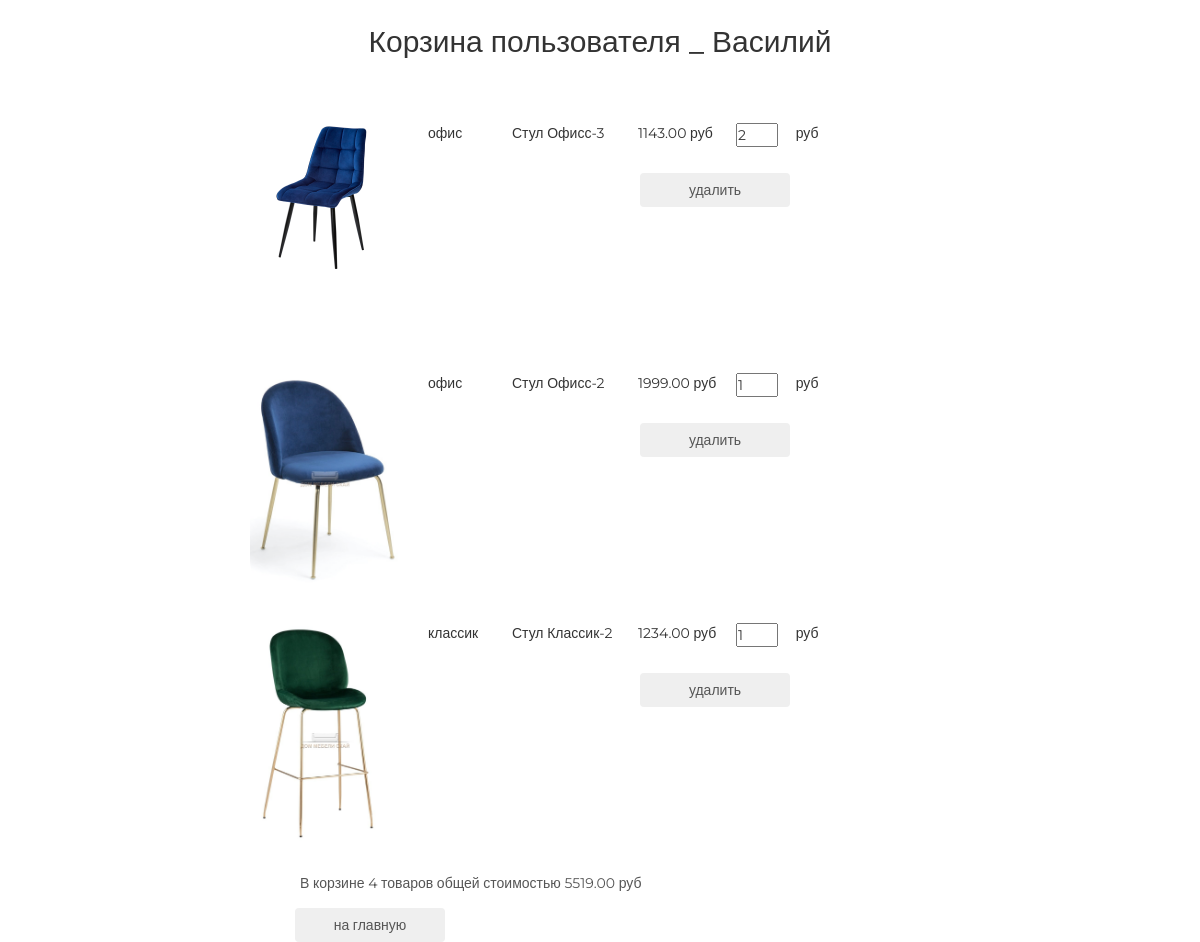
The app's page /basket/ (signed in), older data.
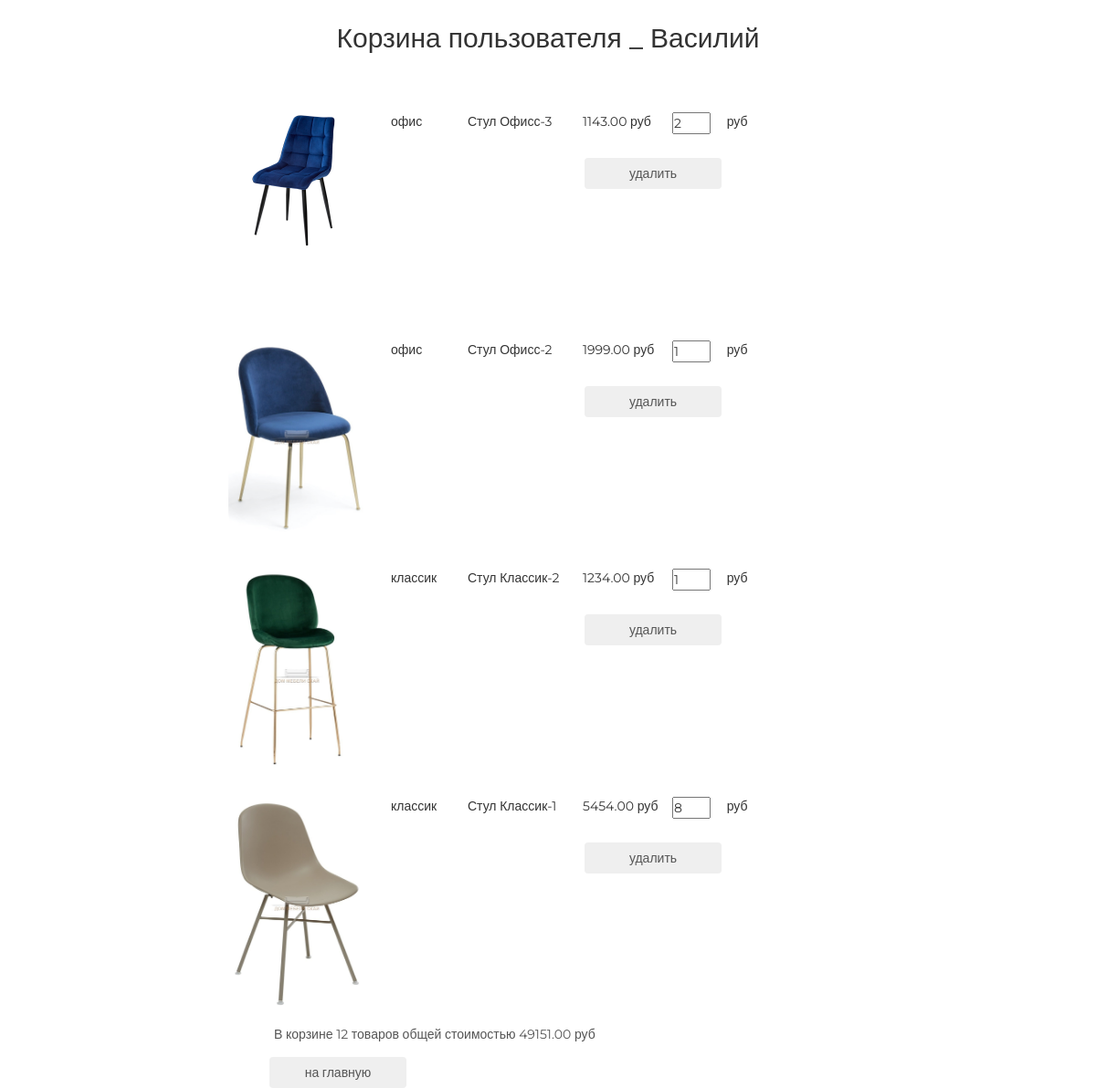
The same page, newer data.
### basket/models.py (models this page shows, shortened)
class Basket(models.Model):
    user = models.ForeignKey(settings.AUTH_USER_MODEL, on_delete=models.CASCADE, related_name='basket')
    product = models.ForeignKey(Product, on_delete=models.CASCADE)
    quantity = models.PositiveSmallIntegerField(default=0)
    add_datatime = models.DateTimeField(auto_now_add=True)
    class Meta:
        verbose_name = 'Корзина'
        verbose_name_plural = 'Корзина'
    @property
    def product_cost(self):
        return self.product.price * self.quantity
    @property
    def total_quantity(self):
        _items = Basket.objects.filter(user=self.user)
        _totalquantity = sum(list(map(lambda x: x.quantity, _items)))
        return _totalquantity
    @property
    def total_cost(self):
        _items = Basket.objects.filter(user=self.user)
        _totalcost = sum(list(map(lambda x: x.product_cost, _items)))
        return _totalcost

### mainapp/models.py (models this page shows, shortened)
class Product(models.Model):
    category = models.ForeignKey(ProductCategory, on_delete=models.CASCADE, verbose_name='Категория')
    name = models.CharField(max_length=128, verbose_name='Наименование')
    image = models.ImageField(upload_to='products', blank=True, verbose_name='Изображение')
    short_desc = models.CharField(max_length=255, verbose_name='Краткое описание')
    description = models.TextField(verbose_name='Описание')
    price = models.DecimalField(decimal_places=2, max_digits=10, default=0, verbose_name='Цена')
    quantity = models.PositiveSmallIntegerField(default=0, verbose_name='Количество')
    is_active = models.BooleanField(default=True, verbose_name='Запись активна')
    updated_at = models.DateTimeField(auto_now=True, null=True, blank=True)
    created_at = models.DateTimeField(auto_now_add=True, null=True, blank=True)
    class Meta:
        verbose_name = 'Продукты'
        verbose_name_plural = 'Продукты'
        ordering = ('-id',)

class ProductCategory(models.Model):
    name = models.CharField(verbose_name='Наименование', max_length=64, unique=True)
    description = models.TextField(verbose_name='Описание')
    is_active = models.BooleanField(default=True, verbose_name='Запись активна')
    class Meta:
        verbose_name = 'Категория'
        verbose_name_plural = 'Категория'
        ordering = ('-id',)

### authapp/models.py (models this page shows, shortened)
class UserProfile(AbstractUser):
    avatar = models.ImageField(upload_to='avatar', blank=True, verbose_name='Аватар')
    age = models.PositiveIntegerField(verbose_name='Возраст', blank=True)
    is_superuser = models.BooleanField(default=False, verbose_name='Администратор')
    activate_key = models.CharField(max_length=128, verbose_name='Код активации', blank=True, null=True)
    activate_key_expired = models.DateTimeField(blank=True, null=True)
    class Meta:
        verbose_name = 'Пользователь'
        verbose_name_plural = 'Пользователь'

### basket/views.py (the view)
# urls.py: path('', basket.view,  name='view'),
@login_required
def view(request, pk=None):
    title = 'Корзина товаров'
    basket_items = Basket.objects.filter(user=request.user).order_by('product__category')
    context = {
        'title': title,
        'basket_items': basket_items,
    }
    return render(request, 'basket/basket.html', context)

### mainapp/context_processors.py (called while the page is built)
def basket(request):
    basket_items = []
    if request.user.is_authenticated:
        basket_items = Basket.objects.filter(user=request.user)
    return {
        'basket': basket_items
    }

### basket/templates/basket/basket.html
{% extends 'basket/temp.html' %}
{% load static %}
{% block content %}
  <div class="basket_item">
    <br><br>{% include 'basket/includes/inc_basket_list.html' %}
    <button class="btn btn-round">
      <a href="{% url 'main' %}">на главную</a>
    </button>
  </div>
{% endblock %}

### basket/templates/basket/includes/inc_basket_list.html
{% for item in basket_items %}
    <div class="basket_record">
        <img src="/media/{{ item.product.image }}"
             alt="{{ item.product.short_desc }}">
        <span class="category_name">{{ item.product.category.name }}</span>
        <span class="product_name">{{ item.product.name }}</span>
        <span class="product_price">{{ item.product.price }}&nbspруб</span>
        <input type="number" name="{{ item.pk }}" min="0"
                             value="{{ item.quantity }}">
        <span class="product_cost">{{ item.cost }}&nbspруб</span>
        <button class="btn btn-round">
            <a href="{% url 'basket:remove' item.pk %}" class="">
                удалить
            </a>
        </button>
    </div>
{% endfor %}
{% if basket_items %}
    <div class="basket_summary">
        В корзине {{ basket_items.0.total_quantity }} товаров общей стоимостью
        {{ basket_items.0.total_cost }} руб
    </div>
{% endif %}

Row changes from the older to the newer data that the page shows:
computed for Basket "Стул Офисс-3": user+quantity "4" → "12"; user+product+quantity "5519.00" → "49151.00"
added Basket: product.image (picture), product.category.name "классик", product.name "Стул Классик-1", product.price "5454.00", quantity "8"
